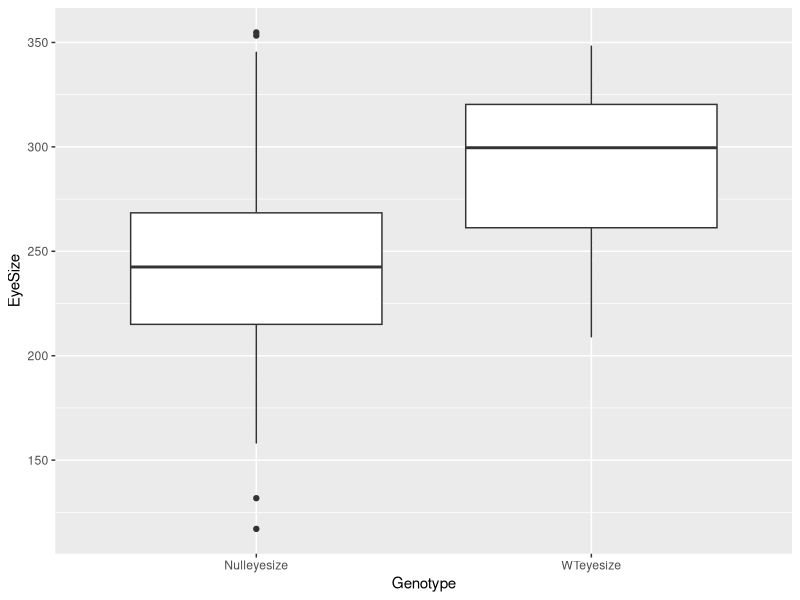
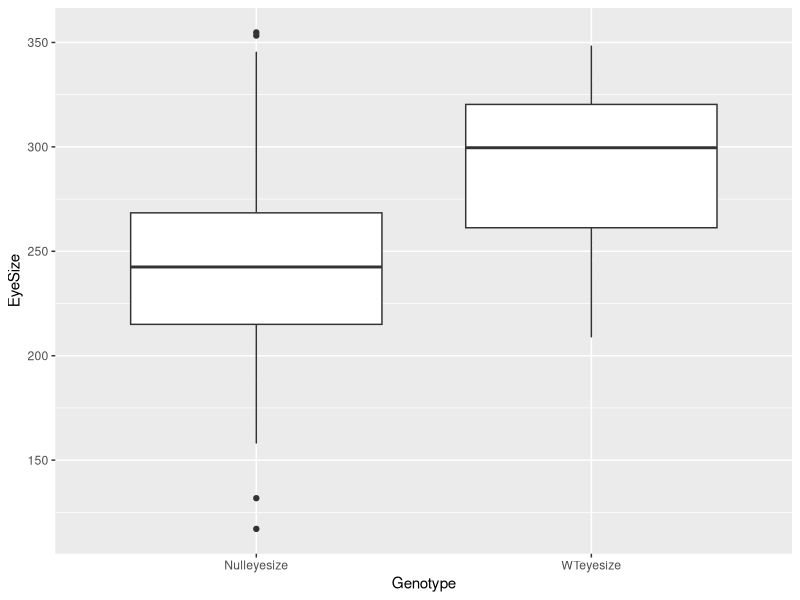
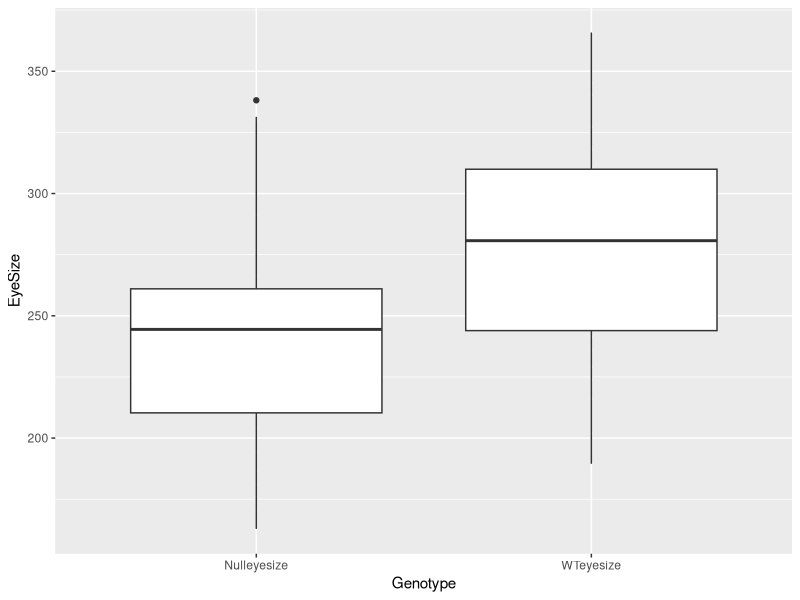

Reproduce these figures in R, in order.
## ---- chunk 1
knitr::opts_chunk$set(echo = TRUE)
## ---- chunk 2

#Description-------------------
# This is a re-work of the eye size data I created in homework 8 using structural programming
 #  23 Mar 2022
 #JAG
 #-----------------------------
 
 #Intialize------------------
 library(tidyverse)
 #set.seed(100)
 
 #Load Functions--------------
 ###############################
 #FUNCTION:createDataframe
 # purpose:To take eyesize data and set them to adjust the size,mean, and SD affects the output
 # input: variables of eye size
 # output: a long dataframe that can be manipulated
 #------------------------------
createDataframe <- function(size=30, meanWT=290 , meanN= 240, sd=50 )
  {

WTeyesize <- rnorm(n=size, mean=meanWT, sd=sd)
  Nulleyesize <- rnorm(n=size, mean=meanN, sd=sd)
  
eye_size_df <- data.frame (WTeyesize,Nulleyesize)

long_df <- eye_size_df %>%
      pivot_longer(cols=WTeyesize:Nulleyesize, names_to= "Genotype" , values_to= "EyeSize") 


}
 
 data<-createDataframe()
 
###############################
#FUNCTION: test
# purpose: To perform a statistical analysis on the data
# input: an x variable and y variable 
# output : the summary of the chi square pvalue
#------------------------------
test <- function(x_var=eye_size_df$WTeyesize,y_var=eye_size_df$Nulleyesize)  {
  WTeyesize <- rnorm(n=100, mean=290 , sd=50)


Nulleyesize <-rnorm( n=100, mean=220 , sd=50)
.<-t.test(WTeyesize,Nulleyesize, paired=TRUE)

.<-print(.)
return(.)
}
 
###############################
#FUNCTION: graphData
# purpose: To visualize the differences in eyesize
# input:long eyesize dataframe
# output: a box plot of the two catergories of eye
#------------------------------
graphData <- function(data)  {

  p1 <- ggplot(data=data, aes(x=Genotype, y=EyeSize)) + geom_point(color="white" , fill="purple", size=0.2) +
  stat_boxplot()
  
  
  
  return(print(p1))
  
}

graphData(data)




#ADD NEW FUNCTION HERE
###############################
#FUNCTION: graphData
# purpose: To visualize the differences in eyesize
# input:long eyesize dataframe
# output: a box plot of the two catergories of eye
#------------------------------
graphData2 <- function(data)  {

  p1 <- ggplot(data=data, aes(x=Genotype, y=EyeSize)) + geom_point(color="white" , fill="purple", size=0.2) +
  stat_boxplot()
  
  
  
  return(print(p1))
  
}

graphData2(data)

 #Global Variables------------
 
 
 
 #Program Body----------------
 
data<- createDataframe()
print(data)
test(xvar, y_vae)
graphData(data)
graphData2
